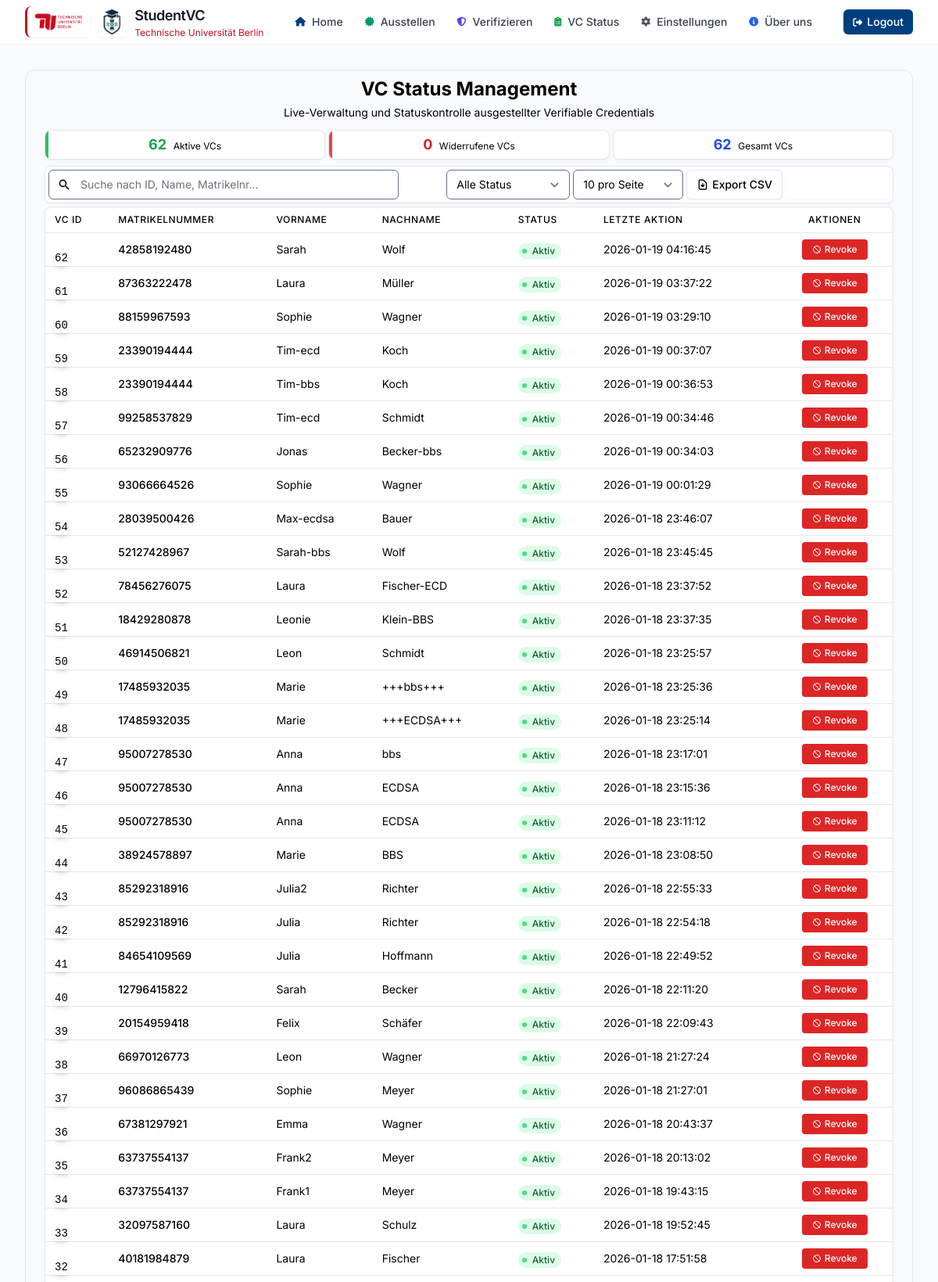
Page /vcstatus/ (signed in, upper part) on the committed database.
### src/models.py (models this page shows, shortened)
class VC_validity(db.Model):
    id = db.Column(db.Integer, primary_key=True)
    identifier = db.Column(db.String(255), nullable=False, unique=True, index=True)
    credential_data = db.Column(JSON, nullable=False)
    validity = db.Column(db.Boolean, nullable=False, default=True)
    created_at = db.Column(db.DateTime(timezone=True), default=func.now())
    updated_at = db.Column(
        db.DateTime(timezone=True), default=func.now(), onupdate=func.now()
    )
    revoked_at = db.Column(db.DateTime(timezone=True), nullable=True)
    issuer_did = db.Column(db.String(512), nullable=True)
    subject_did = db.Column(db.String(512), nullable=True)
    credential_type = db.Column(db.String(255), default="StudentIDCard")
    expiry_date = db.Column(db.DateTime(timezone=True), nullable=True)
    revocation_reason = db.Column(db.String(255), nullable=True)
    revoked_by = db.Column(db.String(255), nullable=True)

### src/validate/vcstatus.py (the view, shortened to what this page needs)
@vcstatus.route('/', methods=['GET'])
@login_required
def vcstatus_page():
    try:
        credentials = VC_validity.query.order_by(VC_validity.created_at.desc()).all()
        total_credentials = len(credentials)
        valid_credentials = len([c for c in credentials if c.validity])
        invalid_credentials = total_credentials - valid_credentials
        processed_credentials = []
        for credential in credentials:
            try:
                extracted_info = extract_credential_info(credential.credential_data)
                processed_credential = {
                    'id': credential.id,
                    'identifier': credential.identifier,
                    'validity': credential.validity,
                    'revoked': not credential.validity,
                    'firstName': extracted_info['firstName'],
                    'lastName': extracted_info['lastName'],
                    'studentId': extracted_info['studentId'],
                    'studentIdPrefix': extracted_info['studentIdPrefix'],
                    'email': extracted_info['email'],
                    'studyProgram': extracted_info['studyProgram'],
                    'issuer': extracted_info['issuer'],
                    'issuanceDate': extracted_info['issuanceDate'],
                    'expiryDate': extracted_info['expiryDate'],
                    'validFrom': extracted_info['validFrom'],
                    'credentialType': extracted_info['credentialType'],
                    'created_at': credential.created_at,
                    'updated_at': credential.updated_at,
                    'revoked_at': credential.revoked_at,
                    'revocation_reason': credential.revocation_reason,
                    'revoked_by': credential.revoked_by,
                    'issuer_did': credential.issuer_did,
                    'subject_did': credential.subject_did,
                    'expiry_date': credential.expiry_date
                }
                processed_credentials.append(processed_credential)
            except Exception as e:
                logger.error(f"Error processing credential {credential.id if hasattr(credential, 'id') else 'unknown'}: {e}")
                logger.exception(e)  # Log the full stack trace
                processed_credentials.append({
                    'id': credential.id if hasattr(credential, 'id') else 'Error',
                    'identifier': credential.identifier if hasattr(credential, 'identifier') else 'Error',
                    'validity': credential.validity if hasattr(credential, 'validity') else False,
                    'revoked': not credential.validity if hasattr(credential, 'validity') else True,
                    'firstName': 'Processing Error',
                    'lastName': 'Processing Error',
                    'studentId': 'Error',
                    'studentIdPrefix': 'Error',
                    'email': 'Error',
                    'studyProgram': 'Error',
                    'issuer': 'Error',
                    'issuanceDate': 'Error',
                    'expiryDate': 'Error',
                    'validFrom': 'Error',
                    'credentialType': 'Error',
                    'created_at': credential.created_at if hasattr(credential, 'created_at') else datetime.now(timezone.utc),
                    'updated_at': credential.updated_at if hasattr(credential, 'updated_at') else None,
                    'revoked_at': credential.revoked_at if hasattr(credential, 'revoked_at') else None,
                    'revocation_reason': credential.revocation_reason if hasattr(credential, 'revocation_reason') else '',
                    'revoked_by': credential.revoked_by if hasattr(credential, 'revoked_by') else '',
                    'issuer_did': credential.issuer_did if hasattr(credential, 'issuer_did') else '',
                    'subject_did': credential.subject_did if hasattr(credential, 'subject_did') else '',
                    'expiry_date': credential.expiry_date if hasattr(credential, 'expiry_date') else None
                })
        return render_template(
            "vcstatus.html",
            credentials=processed_credentials,
            total_credentials=total_credentials,
            valid_credentials=valid_credentials,
            invalid_credentials=invalid_credentials,
            now=datetime.now(timezone.utc),
            title="VC Status Management"
        )
    except Exception as e:
        logger.error(f"Error in vcstatus_page route: {e}")
        logger.exception(e)  # Log the full stack trace
        return render_template(
            "vcstatus.html",
            credentials=[],
            total_credentials=0,
            valid_credentials=0,
            invalid_credentials=0,
            now=datetime.now(timezone.utc),
            title="VC Status Management - Error",
            error_message="Ein Fehler ist beim Laden der Credentials aufgetreten. Bitte kontaktieren Sie den Administrator."
        ), 500

### src/templates/vcstatus.html (shortened to what this page needs)
{% extends "base.html" %}
{% block content %}
<div class="bg-slate-50/50 rounded-xl border border-slate-100 px-6 max-w-screen-xl mx-auto mt-2 md:mt-4">
  <div class="max-w-7xl mx-auto px-1 sm:px-3 lg:px-4 py-1">
    <div class="text-center mb-1 bg-gradient-to-b from-blue-50/30 to-transparent rounded-2xl py-1 px-3">
      <h1 class="text-2xl font-bold text-slate-800 mb-1">
        VC Status Management
      </h1>
      <p class="text-sm text-slate-600">
        Live-Verwaltung und Statuskontrolle ausgestellter Verifiable Credentials
      </p>
    </div>
  </div>
  <div class="grid grid-cols-3 gap-1 mb-2">
    <div class="bg-white rounded-lg shadow-sm border border-slate-200 p-1 relative overflow-hidden">
      <div class="absolute top-0 left-0 w-1 h-full bg-green-500"></div>
      <div class="text-center">
        <span class="text-lg font-bold text-green-600" id="active-count">{{ valid_credentials }}</span>
        <span class="text-xs text-slate-600 ml-1">Aktive VCs</span>
      </div>
    </div>
    <div class="bg-white rounded-lg shadow-sm border border-slate-200 p-1 relative overflow-hidden">
      <div class="absolute top-0 left-0 w-1 h-full bg-red-500"></div>
      <div class="text-center">
        <span class="text-lg font-bold text-red-600" id="revoked-count">{{ invalid_credentials }}</span>
        <span class="text-xs text-slate-600 ml-1">Widerrufene VCs</span>
      </div>
    </div>
    <div class="bg-white rounded-lg shadow-sm border border-slate-200 p-1 relative overflow-hidden">
      <div class="absolute top-0 left-0 w-1 h-full bg-blue-700"></div>
      <div class="text-center">
        <span class="text-lg font-bold text-blue-700" id="total-count">{{ total_credentials }}</span>
        <span class="text-xs text-slate-600 ml-1">Gesamt VCs</span>
      </div>
    </div>
  </div>
  <div class="bg-white rounded-lg shadow-sm mb-1 p-1 border border-slate-200">
    <div class="flex flex-col md:flex-row md:items-center md:justify-between space-y-1 md:space-y-0 md:space-x-2">
      <div class="relative flex-grow md:max-w-md w-full">
        <div class="absolute inset-y-0 left-0 pl-3 flex items-center pointer-events-none">
        </div>
        <input type="text" id="search-input" placeholder="Suche nach ID, Name, Matrikelnr..."
               class="block w-full pl-10 pr-3 py-2 border border-slate-300 rounded-md focus:ring-blue-700 focus:border-blue-700 sm:text-sm"
               onkeyup="filterTable()">
      </div>
      <div class="flex flex-wrap gap-1 items-center">
        <div class="relative w-full md:w-auto">
          <select id="status-filter"
                  class="block w-full pl-3 pr-10 py-2 text-base border border-slate-300 focus:outline-none focus:ring-blue-700 focus:border-blue-700 sm:text-sm rounded-md"
                  onchange="filterTable()">
            <option value="all">Alle Status</option>
          </select>
        </div>
        <div class="relative w-full md:w-auto">
          <select id="items-per-page"
                  class="block w-full pl-3 pr-10 py-2 text-base border border-slate-300 focus:outline-none focus:ring-blue-700 focus:border-blue-700 sm:text-sm rounded-md"
                  onchange="changeItemsPerPage()">
            <option value="10">10 pro Seite</option>
          </select>
        </div>
        <a href="/vcstatus/export/csv" class="w-full md:w-auto inline-flex justify-center items-center px-3 py-2 border border-slate-300 rounded-md shadow-sm text-sm font-medium text-slate-700 bg-white hover:bg-slate-50 focus:outline-none focus:ring-2 focus:ring-offset-2 focus:ring-blue-700">
          Export CSV
        </a>
        <a href="/vcstatus" class="w-full md:w-auto inline-flex justify-center items-center px-3 py-2 border border-transparent rounded-md shadow-sm text-sm font-medium text-white bg-blue-700 hover:bg-blue-800 focus:outline-none focus:ring-2 focus:ring-offset-2 focus:ring-blue-700">
          <svg xmlns="http://www.w3.org/2000/svg" class="h-4 w-4 mr-1" fill="none" viewBox="0 0 24 24" stroke="currentColor">
            <path stroke-linecap="round" stroke-linejoin="round" stroke-width="2" d="M4 4v5h.582m15.356 2A8.001 8.001 0 004.582 9m0 0H9m11 11v-5h-.581m0 0a8.003 8.003 0 01-15.357-2m15.357 2H15" />
          </svg>
        </a>
      </div>
    </div>
  </div>
  <div class="bg-white rounded-lg shadow-sm overflow-hidden border border-slate-200">
    <div class="overflow-x-auto">
      <table class="min-w-full divide-y divide-slate-200" id="vcTable">
        <thead class="bg-slate-50">
          <tr>
            <th scope="col" class="px-3 py-2 text-left text-xs font-medium text-slate-600 uppercase tracking-wider cursor-pointer" onclick="sortTable('id')">
              <div class="flex items-center">
                VC ID
              </div>
            </th>
            <th scope="col" class="px-3 py-2 text-left text-xs font-medium text-slate-600 uppercase tracking-wider cursor-pointer" onclick="sortTable('matrikelnr')">
              <div class="flex items-center">
                Matrikelnummer
              </div>
            </th>
            <th scope="col" class="px-3 py-2 text-left text-xs font-medium text-slate-600 uppercase tracking-wider cursor-pointer" onclick="sortTable('firstName')">
              <div class="flex items-center">
                Vorname
              </div>
            </th>
            <th scope="col" class="px-3 py-2 text-left text-xs font-medium text-slate-600 uppercase tracking-wider cursor-pointer" onclick="sortTable('lastName')">
              <div class="flex items-center">
                Nachname
              </div>
            </th>
            <th scope="col" class="px-3 py-2 text-left text-xs font-medium text-slate-600 uppercase tracking-wider cursor-pointer" onclick="sortTable('status')">
              <div class="flex items-center">
                Status
              </div>
            </th>
            <th scope="col" class="px-3 py-2 text-left text-xs font-medium text-slate-600 uppercase tracking-wider cursor-pointer" onclick="sortTable('lastAction')">
              <div class="flex items-center">
                Letzte Aktion
              </div>
            </th>
            <th scope="col" class="px-3 py-2 text-center text-xs font-medium text-slate-600 uppercase tracking-wider">
              Aktionen
            </th>
          </tr>
        </thead>
        <tbody class="bg-white divide-y divide-slate-100" id="table-body">
          {% if credentials %}
            {% for cred in credentials %}
            <tr class="hover:bg-slate-50 transition-colors" data-status="{{ 'active' if cred.validity else 'revoked' }}">
              <td class="px-3 py-2 whitespace-nowrap text-sm">
                <div class="tooltip relative inline-block" data-tippy-content="{{ cred.id|string }}">
                  <span class="text-slate-500 font-mono">{{ cred.id|string|truncate(10, true, '...') }}</span>
                </div>
              </td>
              <td class="px-3 py-2 whitespace-nowrap text-sm font-medium text-slate-900">
                {{ cred.studentIdPrefix }}{{ cred.studentId }}
              </td>
              <td class="px-3 py-2 whitespace-nowrap text-sm text-slate-800">
                {{ cred.firstName }}
              </td>
              <td class="px-3 py-2 whitespace-nowrap text-sm text-slate-800">
                {{ cred.lastName }}
              </td>
              <td class="px-3 py-2 whitespace-nowrap">
                {% if cred.validity %}
                <span class="inline-flex items-center px-2 py-0.5 rounded-full text-xs font-medium bg-green-100 text-green-800">
                  <svg class="-ml-1 mr-1.5 h-2 w-2 text-green-400" fill="currentColor" viewBox="0 0 8 8">
                    <circle cx="4" cy="4" r="3" />
                  </svg>
                  Aktiv
                </span>
                {% endif %}
              </td>
              <td class="px-3 py-2 whitespace-nowrap text-sm text-slate-500">
                {% if cred.revoked_at %}
                  {{ cred.revoked_at|default('') }}
                {% else %}
                  {{ cred.updated_at|default('') }}
                {% endif %}
              </td>
              <td class="px-3 py-2 whitespace-nowrap text-sm text-slate-500 text-right flex justify-center space-x-2">
                {% if cred.validity %}
                <button type="button"
                        onclick="toggleRevocation('{{ cred.id|string }}', true)"
                        class="inline-flex items-center px-3 py-1 border border-transparent text-xs font-medium rounded shadow-sm text-white bg-red-600 hover:bg-red-700 focus:outline-none focus:ring-2 focus:ring-offset-2 focus:ring-red-500 transition-colors">
                  <svg xmlns="http://www.w3.org/2000/svg" class="h-3 w-3 mr-1" fill="none" viewBox="0 0 24 24" stroke="currentColor">
                    <path stroke-linecap="round" stroke-linejoin="round" stroke-width="2" d="M18.364 18.364A9 9 0 005.636 5.636m12.728 12.728A9 9 0 015.636 5.636m12.728 12.728L5.636 5.636" />
                  </svg>
                  Revoke
                </button>
                {% endif %}
              </td>
            </tr>
            {% endfor %}
          {% endif %}
        </tbody>
      </table>
    </div>
  </div>
</div>
{% endblock %}

### rows in the picture
VC_validity: id "62", studentIdPrefix "42858", studentId "192480", firstName "Sarah", lastName "Wolf", shows "Aktiv", updated_at "2026-01-19 04:16:45"
VC_validity: id "61", studentIdPrefix "87363", studentId "222478", firstName "Laura", lastName "Müller", shows "Aktiv", updated_at "2026-01-19 03:37:22"
VC_validity: id "60", studentIdPrefix "88159", studentId "967593", firstName "Sophie", lastName "Wagner", shows "Aktiv", updated_at "2026-01-19 03:29:10"
VC_validity: id "59", studentIdPrefix "23390", studentId "194444", firstName "Tim-ecd", lastName "Koch", shows "Aktiv", updated_at "2026-01-19 00:37:07"
VC_validity: id "58", studentIdPrefix "23390", studentId "194444", firstName "Tim-bbs", lastName "Koch", shows "Aktiv", updated_at "2026-01-19 00:36:53"
VC_validity: id "57", studentIdPrefix "99258", studentId "537829", firstName "Tim-ecd", lastName "Schmidt", shows "Aktiv", updated_at "2026-01-19 00:34:46"
VC_validity: id "56", studentIdPrefix "65232", studentId "909776", firstName "Jonas", lastName "Becker-bbs", shows "Aktiv", updated_at "2026-01-19 00:34:03"
VC_validity: id "55", studentIdPrefix "93066", studentId "664526", firstName "Sophie", lastName "Wagner", shows "Aktiv", updated_at "2026-01-19 00:01:29"
VC_validity: id "54", studentIdPrefix "28039", studentId "500426", firstName "Max-ecdsa", lastName "Bauer", shows "Aktiv", updated_at "2026-01-18 23:46:07"
VC_validity: id "53", studentIdPrefix "52127", studentId "428967", firstName "Sarah-bbs", lastName "Wolf", shows "Aktiv", updated_at "2026-01-18 23:45:45"
VC_validity: id "52", studentIdPrefix "78456", studentId "276075", firstName "Laura", lastName "Fischer-ECD", shows "Aktiv", updated_at "2026-01-18 23:37:52"
VC_validity: id "51", studentIdPrefix "18429", studentId "280878", firstName "Leonie", lastName "Klein-BBS", shows "Aktiv", updated_at "2026-01-18 23:37:35"
VC_validity: id "50", studentIdPrefix "46914", studentId "506821", firstName "Leon", lastName "Schmidt", shows "Aktiv", updated_at "2026-01-18 23:25:57"
VC_validity: id "49", studentIdPrefix "17485", studentId "932035", firstName "Marie", lastName "+++bbs+++", shows "Aktiv", updated_at "2026-01-18 23:25:36"
VC_validity: id "48", studentIdPrefix "17485", studentId "932035", firstName "Marie", lastName "+++ECDSA+++", shows "Aktiv", updated_at "2026-01-18 23:25:14"
VC_validity: id "47", studentIdPrefix "95007", studentId "278530", firstName "Anna", lastName "bbs", shows "Aktiv", updated_at "2026-01-18 23:17:01"
VC_validity: id "46", studentIdPrefix "95007", studentId "278530", firstName "Anna", lastName "ECDSA", shows "Aktiv", updated_at "2026-01-18 23:15:36"
VC_validity: id "45", studentIdPrefix "95007", studentId "278530", firstName "Anna", lastName "ECDSA", shows "Aktiv", updated_at "2026-01-18 23:11:12"
VC_validity: id "44", studentIdPrefix "38924", studentId "578897", firstName "Marie", lastName "BBS", shows "Aktiv", updated_at "2026-01-18 23:08:50"
VC_validity: id "43", studentIdPrefix "85292", studentId "318916", firstName "Julia2", lastName "Richter", shows "Aktiv", updated_at "2026-01-18 22:55:33"
VC_validity: id "42", studentIdPrefix "85292", studentId "318916", firstName "Julia", lastName "Richter", shows "Aktiv", updated_at "2026-01-18 22:54:18"
VC_validity: id "41", studentIdPrefix "84654", studentId "109569", firstName "Julia", lastName "Hoffmann", shows "Aktiv", updated_at "2026-01-18 22:49:52"
VC_validity: id "40", studentIdPrefix "12796", studentId "415822", firstName "Sarah", lastName "Becker", shows "Aktiv", updated_at "2026-01-18 22:11:20"
VC_validity: id "39", studentIdPrefix "20154", studentId "959418", firstName "Felix", lastName "Schäfer", shows "Aktiv", updated_at "2026-01-18 22:09:43"
VC_validity: id "38", studentIdPrefix "66970", studentId "126773", firstName "Leon", lastName "Wagner", shows "Aktiv", updated_at "2026-01-18 21:27:24"
VC_validity: id "37", studentIdPrefix "96086", studentId "865439", firstName "Sophie", lastName "Meyer", shows "Aktiv", updated_at "2026-01-18 21:27:01"
VC_validity: id "36", studentIdPrefix "67381", studentId "297921", firstName "Emma", lastName "Wagner", shows "Aktiv", updated_at "2026-01-18 20:43:37"
VC_validity: id "35", studentIdPrefix "63737", studentId "554137", firstName "Frank2", lastName "Meyer", shows "Aktiv", updated_at "2026-01-18 20:13:02"
VC_validity: id "34", studentIdPrefix "63737", studentId "554137", firstName "Frank1", lastName "Meyer", shows "Aktiv", updated_at "2026-01-18 19:43:15"
VC_validity: id "33", studentIdPrefix "32097", studentId "587160", firstName "Laura", lastName "Schulz", shows "Aktiv", updated_at "2026-01-18 19:52:45"
VC_validity: id "32", studentIdPrefix "40181", studentId "984879", firstName "Laura", lastName "Fischer", shows "Aktiv", updated_at "2026-01-18 17:51:58"

### other values in the picture
{{ university_name }} "Technische Universität Berlin"
{{ valid_credentials }} "62"
{{ invalid_credentials }} "0"
{{ total_credentials }} "62"
